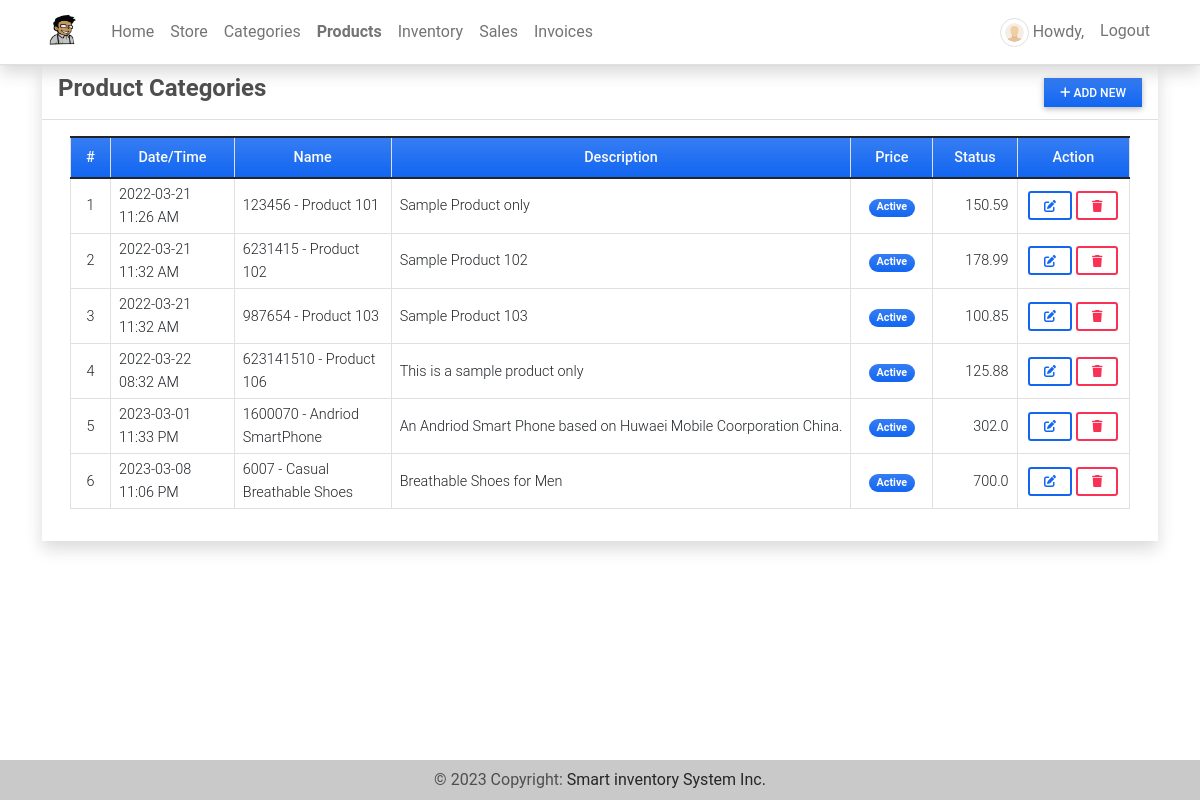
The page /product (signed in) on the database its author committed.
### imsApp/models.py (models this page shows, shortened)
class Product(models.Model):
    code=models.CharField(max_length=100,blank=True, null=True)
    name=models.CharField(max_length=250,blank=True, null=True)
    description = models.TextField()
    price = models.FloatField(default=0)
    status = models.CharField(max_length=2, choices=(('1','Active'),('2','Inactive')), default=1)
    image = models.ImageField(upload_to='uploads/products/',default='default_product_image.png',blank=True, null=True)
    date_created = models.DateTimeField(default=timezone.now)
    date_updated = models.DateTimeField(auto_now=True)
    def __str__(self):
        return self.code + ' - ' + self.name

### imsApp/auth.py (the view)
    def wrapper_function(request,*args,**kwargs):
        if request.user.is_superuser:
            return view_function(request,*args,**kwargs)
        else:
            return redirect('home-page')

### imsApp/auth.py (called while the page is built)
def admin_only(view_function):
    def wrapper_function(request,*args,**kwargs):
        if request.user.is_superuser:
            return view_function(request,*args,**kwargs)
        else:
            return redirect('home-page')
    return wrapper_function

### imsApp/views.py (called while the page is built)
@admin_only
@login_required
def product_mgt(request):
    context['page_title'] = "Product List"
    products = Product.objects.all()
    context['products'] = products
    return render(request, 'product_mgt.html', context)

### imsApp/templates/product_mgt.html (shortened to what this page needs)
{% extends 'base.html' %} {% load humanize %} {% block pageContent %}
<div class="col-lg-12 col-md-12 col-sm-12 col-xs-12">
    <div class="card card-default rounded-0 shadow ">
        <div class="card-header">
            <div class="d-flex w-100 align-items-center justify-content-between">
                <h4 class="card-title fw-bold">Product Categories</h4>
                <div class="tools">
                    <button type="button" class="btn btn-primary rounded-0 bg-gradient btn-sm" id='add_new'><i class="fa fa-plus"></i> Add New</button>
                </div>
            </div>
        </div>
        <div class="card-body">
            <div class="container-fluid">
                <table class="table table-bordered" id="product-list">
                    <colgroup>
                        <col width="5%">
                        <col width="15%">
                        <col width="20%">
                        <col width="25%">
                        <col width="10%">
                        <col width="10%">
                        <col width="15%">
                    </colgroup>
                    <thead>
                        <tr class="bg-gradient bg-primary bg-opacity-50 text-light">
                            <th class="px-2 py-2 text-center">#</th>
                            <th class="px-2 py-2 text-center">Date/Time</th>
                            <th class="px-2 py-2 text-center">Name</th>
                            <th class="px-2 py-2 text-center">Description</th>
                            <th class="px-2 py-2 text-center">Price</th>
                            <th class="px-2 py-2 text-center">Status</th>
                            <th class="px-2 py-2 text-center">Action</th>
                        </tr>
                    </thead>
                    <tbody>
                        {% for product in products %}
                        <tr>
                            <td class="px-2 py-1 align-middle text-center">{{ forloop.counter }}</td>
                            <td class="px-2 py-1 align-middle">{{ product.date_created|date:"Y-m-d h:i A" }}</td>
                            <td class="px-2 py-1 align-middle">{{ product }}</td>
                            <td class="px-2 py-1 align-middle">
                                <p class="m-0 text-truncate">{{ product.description }}</p>
                            </td>
                            <td class="px-1 py-1 align-middle text-center">
                                {% if product.status == '1' %}
                                <span class="badge bg-primary bg-gradient rounded-pill px-2">Active</span> {% else %}
                                <span class="badge bg-secondary bg-gradient rounded-pill px-2">Inactive</span> {% endif %}
                            </td>
                            <td class="px-2 py-1 align-middle text-end">{{ product.price|intcomma }}</td>
                            <td class="px-2 py-1 align-middle text-center">
                                <a class="btn btn-outline-primary btn-sm edit-data" href="javascript:void(0)" data-id="{{ product.pk }}" title="Edit">
                                    <i class="fa fa-edit"></i>
                                </a>
                                <button class="btn btn-outline-danger btn-sm delete-data" type="button" data-id="{{ product.pk }}" title="Delete">
                                    <i class="fa fa-trash"></i>
                                </button>
                            </td>
                        </tr>
                        {% endfor %}
                    </tbody>
                </table>
            </div>
        </div>
    </div>
</div>
{% endblock pageContent %}

### static/assets/default/css/style.css (style rules this page uses)
html, body { height: 100%; width: 100%; max-height: 100%; overflow: auto; display: flex; flex-direction: column; }

### rows shown on the page
Product: date_created "2022-03-21 11:26 AM", code+name "123456 - Product 101", description "Sample Product only", status "Active", price "150.59"
Product: date_created "2022-03-21 11:32 AM", code+name "6231415 - Product 102", description "Sample Product 102", status "Active", price "178.99"
Product: date_created "2022-03-21 11:32 AM", code+name "987654 - Product 103", description "Sample Product 103", status "Active", price "100.85"
Product: date_created "2022-03-22 08:32 AM", code+name "623141510 - Product 106", description "This is a sample product only", status "Active", price "125.88"
Product: date_created "2023-03-01 11:33 PM", code+name "1600070 - Andriod SmartPhone", description "An Andriod Smart Phone based on Huwaei Mobile Coorporation China.", status "Active", price "302.0"
Product: date_created "2023-03-08 11:06 PM", code+name "6007 - Casual Breathable Shoes", description "Breathable Shoes for Men", status "Active", price "700.0"
